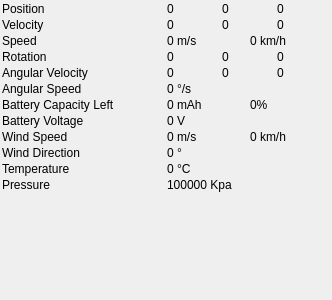
<?xml version="1.0" encoding="UTF-8"?>
<ui version="4.0">
 <class>Status_Widget</class>
 <widget class="QWidget" name="Status_Widget">
  <property name="geometry">
   <rect>
    <x>0</x>
    <y>0</y>
    <width>332</width>
    <height>300</height>
   </rect>
  </property>
  <property name="windowTitle">
   <string>Form</string>
  </property>
  <layout class="QVBoxLayout" name="verticalLayout">
   <property name="spacing">
    <number>2</number>
   </property>
   <property name="leftMargin">
    <number>2</number>
   </property>
   <property name="topMargin">
    <number>2</number>
   </property>
   <property name="rightMargin">
    <number>2</number>
   </property>
   <property name="bottomMargin">
    <number>2</number>
   </property>
   <item>
    <layout class="QGridLayout" name="gridLayout">
     <property name="spacing">
      <number>2</number>
     </property>
     <item row="2" column="0">
      <widget class="QLabel" name="label_5">
       <property name="text">
        <string>Velocity</string>
       </property>
      </widget>
     </item>
     <item row="4" column="1">
      <layout class="QHBoxLayout" name="horizontalLayout_6">
       <item>
        <widget class="QLabel" name="rotation_x">
         <property name="text">
          <string>0</string>
         </property>
        </widget>
       </item>
       <item>
        <widget class="QLabel" name="rotation_y">
         <property name="text">
          <string>0</string>
         </property>
        </widget>
       </item>
       <item>
        <widget class="QLabel" name="rotation_z">
         <property name="text">
          <string>0</string>
         </property>
        </widget>
       </item>
      </layout>
     </item>
     <item row="5" column="1">
      <layout class="QHBoxLayout" name="horizontalLayout_7">
       <item>
        <widget class="QLabel" name="angular_velocity_x">
         <property name="text">
          <string>0</string>
         </property>
        </widget>
       </item>
       <item>
        <widget class="QLabel" name="angular_velocity_y">
         <property name="text">
          <string>0</string>
         </property>
        </widget>
       </item>
       <item>
        <widget class="QLabel" name="angular_velocity_z">
         <property name="text">
          <string>0</string>
         </property>
        </widget>
       </item>
      </layout>
     </item>
     <item row="4" column="0">
      <widget class="QLabel" name="label_2">
       <property name="text">
        <string>Rotation</string>
       </property>
      </widget>
     </item>
     <item row="3" column="0">
      <widget class="QLabel" name="label_11">
       <property name="text">
        <string>Speed</string>
       </property>
      </widget>
     </item>
     <item row="5" column="0">
      <widget class="QLabel" name="label_3">
       <property name="text">
        <string>Angular Velocity</string>
       </property>
      </widget>
     </item>
     <item row="3" column="1">
      <layout class="QHBoxLayout" name="horizontalLayout">
       <property name="spacing">
        <number>2</number>
       </property>
       <item>
        <widget class="QLabel" name="speed_ms_lbl">
         <property name="text">
          <string>0 m/s</string>
         </property>
        </widget>
       </item>
       <item>
        <widget class="QLabel" name="speed_kmh_lbl">
         <property name="text">
          <string>0 km/h</string>
         </property>
        </widget>
       </item>
      </layout>
     </item>
     <item row="1" column="1">
      <layout class="QHBoxLayout" name="horizontalLayout_4">
       <item>
        <widget class="QLabel" name="position_x">
         <property name="text">
          <string>0</string>
         </property>
        </widget>
       </item>
       <item>
        <widget class="QLabel" name="position_y">
         <property name="text">
          <string>0</string>
         </property>
        </widget>
       </item>
       <item>
        <widget class="QLabel" name="position_z">
         <property name="text">
          <string>0</string>
         </property>
        </widget>
       </item>
      </layout>
     </item>
     <item row="1" column="0">
      <widget class="QLabel" name="label">
       <property name="text">
        <string>Position</string>
       </property>
      </widget>
     </item>
     <item row="2" column="1">
      <layout class="QHBoxLayout" name="horizontalLayout_5">
       <item>
        <widget class="QLabel" name="velocity_x">
         <property name="text">
          <string>0</string>
         </property>
        </widget>
       </item>
       <item>
        <widget class="QLabel" name="velocity_y">
         <property name="text">
          <string>0</string>
         </property>
        </widget>
       </item>
       <item>
        <widget class="QLabel" name="velocity_z">
         <property name="text">
          <string>0</string>
         </property>
        </widget>
       </item>
      </layout>
     </item>
     <item row="6" column="0">
      <widget class="QLabel" name="label_4">
       <property name="text">
        <string>Angular Speed</string>
       </property>
      </widget>
     </item>
     <item row="6" column="1">
      <widget class="QLabel" name="angular_speed">
       <property name="text">
        <string>0 °/s</string>
       </property>
      </widget>
     </item>
    </layout>
   </item>
   <item>
    <layout class="QGridLayout" name="gridLayout_2">
     <property name="topMargin">
      <number>0</number>
     </property>
     <property name="rightMargin">
      <number>0</number>
     </property>
     <property name="bottomMargin">
      <number>0</number>
     </property>
     <property name="spacing">
      <number>2</number>
     </property>
     <item row="0" column="0">
      <widget class="QLabel" name="label_7">
       <property name="text">
        <string>Battery Capacity Left</string>
       </property>
      </widget>
     </item>
     <item row="1" column="0">
      <widget class="QLabel" name="label_8">
       <property name="text">
        <string>Battery Voltage</string>
       </property>
      </widget>
     </item>
     <item row="0" column="1">
      <layout class="QHBoxLayout" name="horizontalLayout_2">
       <property name="spacing">
        <number>2</number>
       </property>
       <item>
        <widget class="QLabel" name="capacity_mah">
         <property name="text">
          <string>0 mAh</string>
         </property>
        </widget>
       </item>
       <item>
        <widget class="QLabel" name="capacity_percent">
         <property name="text">
          <string>0%</string>
         </property>
        </widget>
       </item>
      </layout>
     </item>
     <item row="1" column="1">
      <widget class="QLabel" name="voltage">
       <property name="text">
        <string>0 V</string>
       </property>
      </widget>
     </item>
    </layout>
   </item>
   <item>
    <layout class="QGridLayout" name="gridLayout_3">
     <property name="topMargin">
      <number>0</number>
     </property>
     <property name="bottomMargin">
      <number>0</number>
     </property>
     <property name="spacing">
      <number>2</number>
     </property>
     <item row="0" column="0">
      <widget class="QLabel" name="label_6">
       <property name="text">
        <string>Wind Speed</string>
       </property>
      </widget>
     </item>
     <item row="2" column="0">
      <widget class="QLabel" name="label_9">
       <property name="text">
        <string>Temperature</string>
       </property>
      </widget>
     </item>
     <item row="1" column="0">
      <widget class="QLabel" name="label_12">
       <property name="text">
        <string>Wind Direction</string>
       </property>
      </widget>
     </item>
     <item row="3" column="0">
      <widget class="QLabel" name="label_10">
       <property name="text">
        <string>Pressure</string>
       </property>
      </widget>
     </item>
     <item row="1" column="1">
      <widget class="QLabel" name="wind_direction">
       <property name="text">
        <string>0 °</string>
       </property>
      </widget>
     </item>
     <item row="2" column="1">
      <widget class="QLabel" name="temperature">
       <property name="text">
        <string>0 °C</string>
       </property>
      </widget>
     </item>
     <item row="3" column="1">
      <widget class="QLabel" name="pressure">
       <property name="text">
        <string>100000 Kpa</string>
       </property>
      </widget>
     </item>
     <item row="0" column="1">
      <layout class="QHBoxLayout" name="horizontalLayout_3">
       <property name="spacing">
        <number>2</number>
       </property>
       <item>
        <widget class="QLabel" name="wind_speed_ms">
         <property name="text">
          <string>0 m/s</string>
         </property>
        </widget>
       </item>
       <item>
        <widget class="QLabel" name="wind_speed_kmh">
         <property name="text">
          <string>0 km/h</string>
         </property>
        </widget>
       </item>
      </layout>
     </item>
    </layout>
   </item>
   <item>
    <spacer name="verticalSpacer">
     <property name="orientation">
      <enum>Qt::Vertical</enum>
     </property>
     <property name="sizeHint" stdset="0">
      <size>
       <width>20</width>
       <height>95</height>
      </size>
     </property>
    </spacer>
   </item>
  </layout>
 </widget>
 <resources/>
 <connections/>
</ui>
